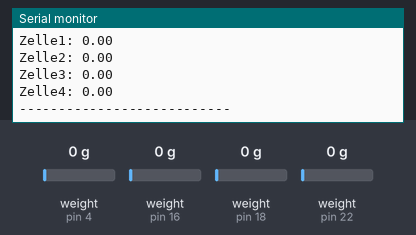
The sketch below on a simulated Arduino Mega 2560, built with avr-gcc and run on an emulated ATmega2560. Shown: the last lines printed to the serial monitor. Inputs (shaded band) come from the test bench; at power-on: weight on the scale (sensors on pin 4, pin 16, pin 18, pin 22) 0 g.

Above: at 12.9 s.
13.0 s: weight on the scale (sensor on pin 4) set to 100 g
At 14.3 s:
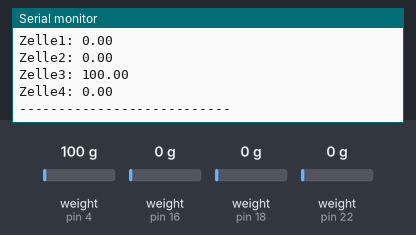
14.5 s: weight on the scale (sensor on pin 16) set to 100 g
16.0 s: weight on the scale (sensor on pin 18) set to 100 g
At 17.3 s:
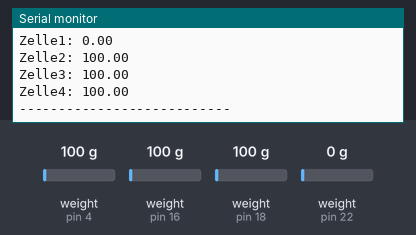
17.5 s: weight on the scale (sensor on pin 22) set to 100 g
19.0 s: weight on the scale (sensor on pin 4) set to 1250 g
At 20.3 s:
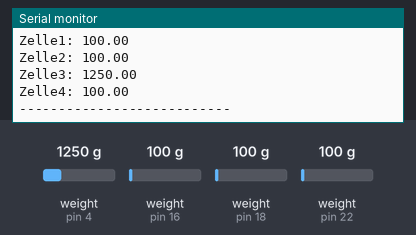
20.5 s: weight on the scale (sensor on pin 16) set to 1250 g
Timing chart, 0 to 23.0 s (numbered marks = the images above; inputs shaded):
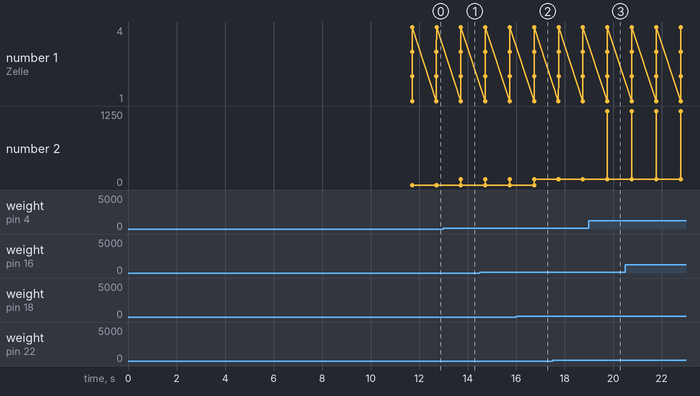

Measured:
- after the input at 13.0 s, the serial monitor: prints a new line after 0.72 s (image 1)
- after the input at 16.0 s, the serial monitor: prints a new line after 0.74 s (image 2)
- after the input at 19.0 s, the serial monitor: prints a new line after 0.76 s (image 3)

The sketch:

Waegezellen_test.ino
```cpp
#include <HX711_ADC.h>

// --- HX711 Pins ---
const int Cell1_dout = 22;
const int Cell1_sck  = 23;

const int Cell2_dout = 16;
const int Cell2_sck  = 17;

const int Cell3_dout = 4;
const int Cell3_sck  = 5;

const int Cell4_dout = 18;
const int Cell4_sck  = 19;

// --- HX711 Instanzen ---
HX711_ADC LoadCell1(Cell1_dout, Cell1_sck);
HX711_ADC LoadCell2(Cell2_dout, Cell2_sck);
HX711_ADC LoadCell3(Cell3_dout, Cell3_sck);
HX711_ADC LoadCell4(Cell4_dout, Cell4_sck);

// --- Gewichtsvariablen ---
float weight1 = NAN;
float weight2 = NAN;
float weight3 = NAN;
float weight4 = NAN;

void setup() {
  Serial.begin(115200);
  delay(500);
  Serial.println("Starte HX711 Multi-Wägezellen-Test mit startMultiple()...");

  // --- Initialisierung ---
  LoadCell1.begin();
  LoadCell2.begin();
  LoadCell3.begin();
  LoadCell4.begin();

  bool ok1 = LoadCell1.startMultiple(2000, false);
  bool ok2 = LoadCell2.startMultiple(2000, false);
  bool ok3 = LoadCell3.startMultiple(2000, false);
  bool ok4 = LoadCell4.startMultiple(2000, false);

  if (!ok1) Serial.println("❌ LoadCell1 NICHT bereit!");
  if (!ok2) Serial.println("❌ LoadCell2 NICHT bereit!");
  if (!ok3) Serial.println("❌ LoadCell3 NICHT bereit!");
  if (!ok4) Serial.println("❌ LoadCell4 NICHT bereit!");

  // --- Kalibrierfaktor grob setzen ---
  LoadCell1.setCalFactor(224.92);  // deinen Kalibrierwert einsetzen
  LoadCell2.setCalFactor(103.01);  // deinen Kalibrierwert einsetzen
  LoadCell3.setCalFactor(-95.95);  // deinen Kalibrierwert einsetzen
  LoadCell4.setCalFactor(105.65);

  Serial.println("→ Tare (Nullung) läuft...");
  LoadCell1.tare();
  LoadCell2.tare();
  LoadCell3.tare();
  LoadCell4.tare();
  Serial.println("✅ Tare abgeschlossen.");
}

void loop() {
  // Alle Zellen einzeln updaten
  if (LoadCell1.update()) {
    weight1 = LoadCell1.getData();
  }
  if (LoadCell2.update()) {
    weight2 = LoadCell2.getData();
  }
  if (LoadCell3.update()) {
    weight3 = LoadCell3.getData();
  }
  if (LoadCell4.update()) {
    weight4 = LoadCell4.getData();
  }

  // Alle 1000 ms ausgeben
  static unsigned long lastPrint = 0;
  if (millis() - lastPrint > 1000) {
    Serial.println("----- Gewichtsausgabe -----");
    Serial.print("Zelle1: "); Serial.println(weight1, 2);
    Serial.print("Zelle2: "); Serial.println(weight2, 2);
    Serial.print("Zelle3: "); Serial.println(weight3, 2);
    Serial.print("Zelle4: "); Serial.println(weight4, 2);
    Serial.println("---------------------------");
    lastPrint = millis();
  }

  delay(2); // HX711 braucht etwas Ruhe
}
```
